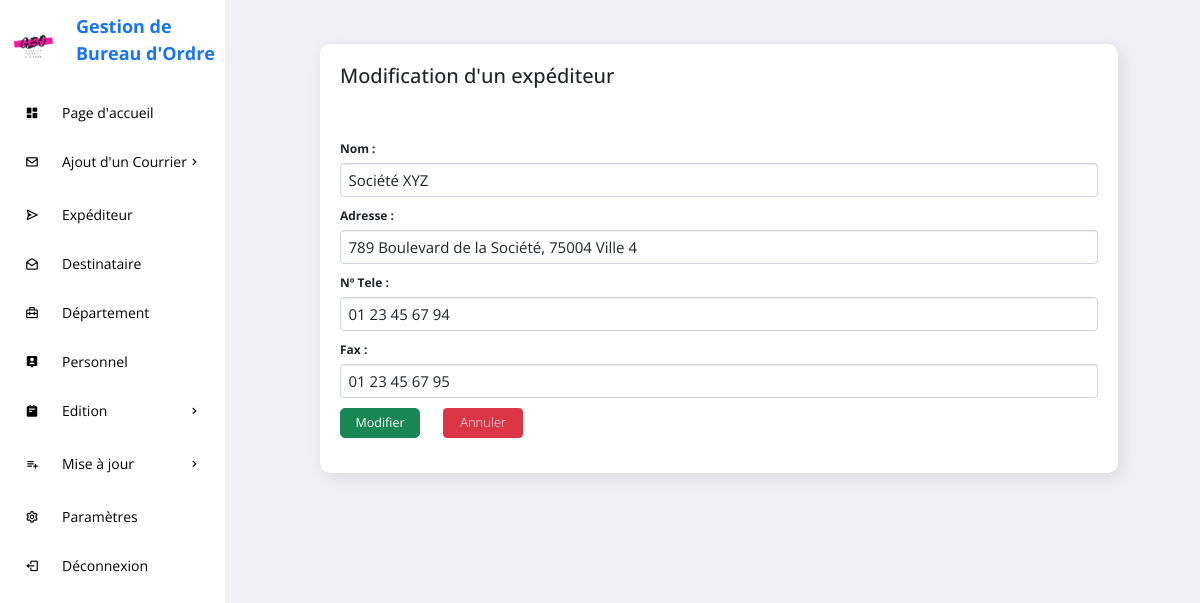
The page /GESTION_COURRIERS/modifierExp.php?modifier=1 on the database its author committed.
### tables this page shows
CREATE TABLE IF NOT EXISTS `expediteur` (
  `ID_EXP` int(11) NOT NULL AUTO_INCREMENT,
  `NOM_EXP` varchar(255) DEFAULT NULL,
  `ADRESSE_EXP` varchar(255) DEFAULT NULL,
  `TEL_EXP` text,
  `FAX_EXP` text,
  PRIMARY KEY (`ID_EXP`)
);

### GESTION_COURRIERS/modifierExp.php (the view, shortened to what this page needs)
<?php
    include "connexion/config.php";
    $id = $_GET['modifier'];
?>
<!DOCTYPE html>
<html lang="en">
<head>
    <link href="https://cdn.jsdelivr.net/npm/bootstrap@5.0.2/dist/css/bootstrap.min.css" rel="stylesheet">
    <link rel="stylesheet" href="https://maxcdn.bootstrapcdn.com/bootstrap/3.3.6/css/bootstrap.min.css" />
    <link rel="stylesheet" href="https://cdnjs.cloudflare.com/ajax/libs/bootstrap-multiselect/0.9.13/css/bootstrap-multiselect.css" />
    <link href='https://unpkg.com/boxicons@2.0.9/css/boxicons.min.css' rel='stylesheet'>
	<link rel="stylesheet" href="https://cdn.jsdelivr.net/npm/bootstrap@5.2.0/dist/css/bootstrap.min.css">
    <link rel="stylesheet" href="css/style.css">
</head>
<body>
	<section id="sidebar">
		<a href="#" class="brand"><img src="image/logo.png" width="55" height="55" style="margin-top:20px;"><span>Gestion de Bureau d'Ordre</span></a>
		<ul class="side-menu">
			<li><a href="pageAcc.php" class="active"><i class='bx bxs-dashboard icon' ></i>Page d'accueil</a></li>
			<li>
				<a href="#"><i class='bx bx-envelope icon' ></i>Ajout d'un Courrier<i class='bx bx-chevron-right icon-right' ></i></a>
			</li>
			<li><a href="expediteur.php"><i class='bx bx-send icon' ></i>Expéditeur</a></li>
			<li><a href="destinataire.php"><i class='bx bx-envelope-open icon' ></i>Destinataire</a></li>
			<li><a href="departement.php"><i class='bx bx-briefcase-alt-2 icon' ></i>Département</a></li>
			<li><a href="personnel.php"><i class='bx bxs-user-pin icon' ></i>Personnel</a></li>
			<li>
				<a href="#"><i class='bx bxs-notepad icon' ></i>Edition <i class='bx bx-chevron-right icon-right' ></i></a>
			</li>
            <li>
				<a href="#"><i class='bx bx-list-plus icon' ></i>Mise à jour<i class='bx bx-chevron-right icon-right' ></i></a>
			</li>
			<li><a href="settings.php"><i class='bx bx-cog icon'></i>Paramètres</a></li>
			<li><a href="deconn.php"><i class='bx bx-log-out icon' ></i> Déconnexion</a></li>
		</ul>
	</section>
	<section id="content">
		<main>
			<div class="data">
				<div class="content-data">
					<div class="details">
						<div class="recentOrders">
							<div class="cardHeader">
								<h2>Modification d'un expéditeur</h2><br>
							</div>
                        <form action="" method="POST">
                        <?php
                                $sql = "SELECT * FROM expediteur where ID_EXP = '$id'";
                                $des = $conn->prepare($sql);
                                $des->execute();
                                $tabDes=$des->fetchAll(PDO::FETCH_ASSOC);
                                foreach($tabDes as $value){
                                ?>
                            <div class="mb-3">
                                <label>Nom :</label>
                                <input type="text" value="<?php echo $value['NOM_EXP']?>" name="nom" class="form-control">
                            </div>
                            <div class="mb-3">
                                <label>Adresse :</label>
                                <input type="text" value="<?php echo $value['ADRESSE_EXP']?>" name="adresse" class="form-control">
                            </div>
                            <div class="mb-3">
                                <label>N&#186; Tele :</label>
                                <input type="tel" value="<?php echo $value['TEL_EXP']?>" name="tele" class="form-control">
                            </div>
                            <div class="mb-3">
                                <label>Fax :</label>
                                <input type="tel" value="<?php echo $value['FAX_EXP']?>" name="fax" class="form-control">
                            </div>
                            <?php }?>
                            <div class="mb-4">
                                <button type="submit" name="mExp" class="btn btn-success btn-lg">Modifier</button>
                                <button type="submit" name="" class="btn btn-danger"><a href="expediteur.php">Annuler</a></button>
                            </div>
                        </form>
						</div>
					</div>
				</div>
			</div>
		</main>
	</section>
</body>
</html>

### GESTION_COURRIERS/css/style.css (style rules this page uses)
* { font-family: 'Open Sans', sans-serif !important; margin: 0; padding: 0; box-sizing: border-box; }
:root { --grey: #F1F0F6; --dark-grey: #8D8D8D; --light: #fff; --dark: #000; --green: #81D43A; --light-green: #E3FFCB; --blue: #1775F1; --light-blue: #D0E4FF; --dark-blue: #0C5FCD; --red: #FC3B56; }
html { overflow-x: hidden; }
body { background: var(--grey); overflow-x: hidden; }
a { text-decoration: none; }
li { list-style: none; }
#sidebar { position: fixed; max-width: 225px; width: 100%; background: var(--light); top: 0; left: 0; height: 100%; overflow-y: auto; scrollbar-width: none; transition: all .3s ease; z-index: 200; }
#sidebar .brand { font-size: 24px; display: flex; align-items: center; height: 64px; font-weight: 700; color: var(--blue); position: sticky; top: 0; left: 0; z-index: 100; background: var(--light); transition: all .3s ease; padding: 0 6px; }
#sidebar .brand span { font-size: 18px; margin-top: 15px; margin-left: 15px; }
#sidebar .icon { min-width: 48px; display: flex; justify-content: center; align-items: center; margin-right: 6px; }
#sidebar .icon-right { margin-left: auto; transition: all .3s ease; }
#sidebar .side-menu { margin: 26px 0; padding: 0 8px; transition: all .3s ease; }
#sidebar .side-menu a { display: flex; align-items: center; font-size: 14px; color: var(--dark); padding: 12px 16px 12px 0; transition: all .3s ease; border-radius: 10px; margin: 4px 0; white-space: nowrap; }
#sidebar a { text-decoration: none; }
#content { position: relative; width: calc(100% - 227px); left: 225px; transition: all .3s ease; }
main { width: 96%; padding: 24px 41px 20px 65px; }
main .data { display: flex; grid-gap: 20px; margin-top: 20px; flex-wrap: wrap; }
main .data .content-data { flex-grow: 1; flex-basis: 400px; font-size: 12px; padding: 20px; margin-left: 30px; background: var(--light); border-radius: 10px; box-shadow: 4px 4px 16px rgba(0, 0, 0, .1); }
main form { margin-top: 6px; }
form button { width: 80px; height: 30px; margin-right: 20px; }
.details .cardHeader { display: flex; justify-content: space-between; align-items: flex-start; height: 70px; }
button a { font-size: 13px; font-weight: 300; color: white; }
.form-control { font-size: 15px !important; }

### rows shown on the page
expediteur: nom "Société XYZ", adresse "789 Boulevard de la Société, 75004 Ville 4", tele "01 23 45 67 94", fax "01 23 45 67 95"
